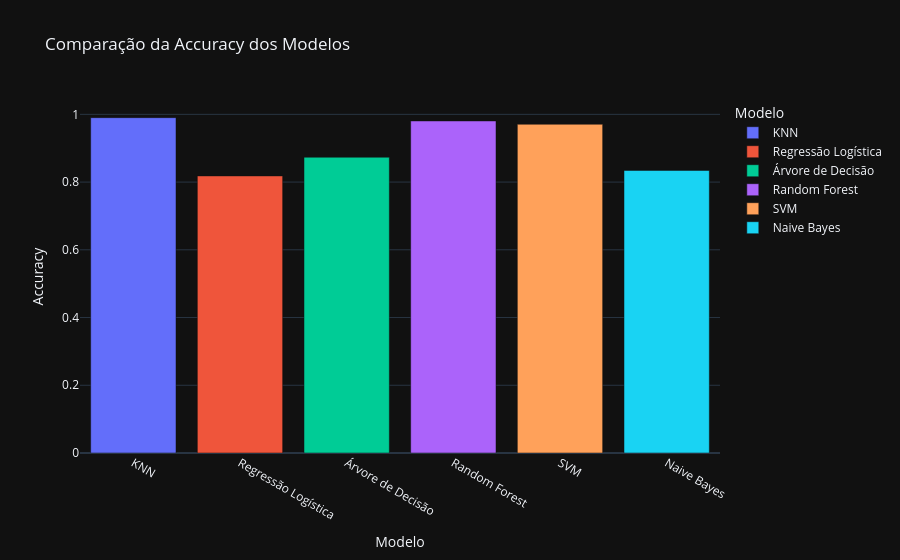

Notebook source saved alongside this figure:
### Code cell
fig = px.bar(
    resultados_df,
    x='Modelo',
    y='Accuracy',
    color='Modelo',
    title='Comparação da Accuracy dos Modelos'
)

fig.show()

### Figure 1 — Plotly figure (JSON) as saved in the notebook; plotly's stock layout.template omitted (floating-point values rounded to 4 significant figures)
{"data": [{"hovertemplate": "Modelo=%{x}<br>Accuracy=%{y}<extra></extra>", "legendgroup": "KNN", "marker": {"color": "#636efa", "pattern": {"shape": ""}}, "name": "KNN", "orientation": "v", "showlegend": true, "textposition": "auto", "x": ["KNN"], "xaxis": "x", "y": [0.9903], "yaxis": "y", "type": "bar"}, {"hovertemplate": "Modelo=%{x}<br>Accuracy=%{y}<extra></extra>", "legendgroup": "Regressão Logística", "marker": {"color": "#EF553B", "pattern": {"shape": ""}}, "name": "Regressão Logística", "orientation": "v", "showlegend": true, "textposition": "auto", "x": ["Regressão Logística"], "xaxis": "x", "y": [0.8182], "yaxis": "y", "type": "bar"}, {"hovertemplate": "Modelo=%{x}<br>Accuracy=%{y}<extra></extra>", "legendgroup": "Árvore de Decisão", "marker": {"color": "#00cc96", "pattern": {"shape": ""}}, "name": "Árvore de Decisão", "orientation": "v", "showlegend": true, "textposition": "auto", "x": ["Árvore de Decisão"], "xaxis": "x", "y": [0.8734], "yaxis": "y", "type": "bar"}, {"hovertemplate": "Modelo=%{x}<br>Accuracy=%{y}<extra></extra>", "legendgroup": "Random Forest", "marker": {"color": "#ab63fa", "pattern": {"shape": ""}}, "name": "Random Forest", "orientation": "v", "showlegend": true, "textposition": "auto", "x": ["Random Forest"], "xaxis": "x", "y": [0.9805], "yaxis": "y", "type": "bar"}, {"hovertemplate": "Modelo=%{x}<br>Accuracy=%{y}<extra></extra>", "legendgroup": "SVM", "marker": {"color": "#FFA15A", "pattern": {"shape": ""}}, "name": "SVM", "orientation": "v", "showlegend": true, "textposition": "auto", "x": ["SVM"], "xaxis": "x", "y": [0.9708], "yaxis": "y", "type": "bar"}, {"hovertemplate": "Modelo=%{x}<br>Accuracy=%{y}<extra></extra>", "legendgroup": "Naive Bayes", "marker": {"color": "#19d3f3", "pattern": {"shape": ""}}, "name": "Naive Bayes", "orientation": "v", "showlegend": true, "textposition": "auto", "x": ["Naive Bayes"], "xaxis": "x", "y": [0.8344], "yaxis": "y", "type": "bar"}], "layout": {"xaxis": {"anchor": "y", "domain": [0.0, 1.0], "title": {"text": "Modelo"}, "categoryorder": "array", "categoryarray": ["KNN", "Regressão Logística", "Árvore de Decisão", "Random Forest", "SVM", "Naive Bayes"]}, "yaxis": {"anchor": "x", "domain": [0.0, 1.0], "title": {"text": "Accuracy"}}, "legend": {"title": {"text": "Modelo"}, "tracegroupgap": 0}, "title": {"text": "Comparação da Accuracy dos Modelos"}, "barmode": "relative"}}
